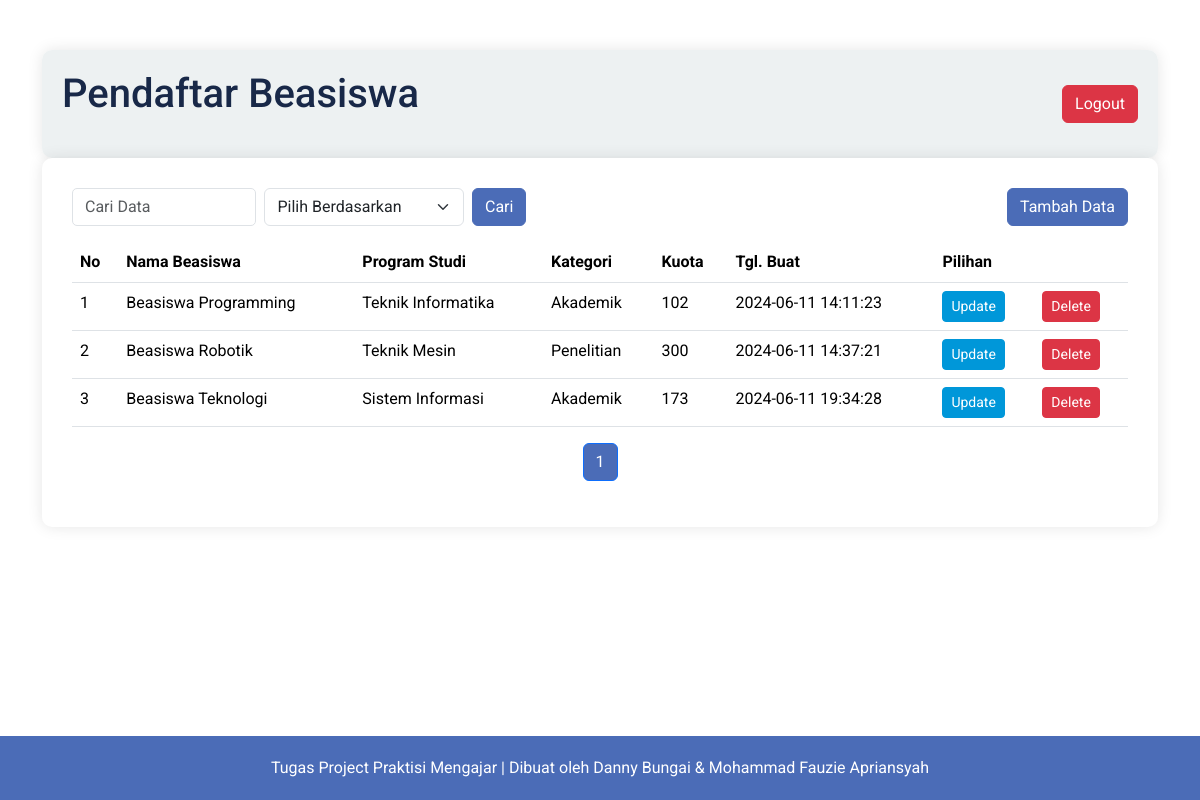
/index.php (signed in), run on the app's committed database.
### tables this page shows
CREATE TABLE `beasiswa` (
  `id_beasiswa` int(11) NOT NULL,
  `nama_beasiswa` varchar(255) NOT NULL,
  `id_program_studi` int(11) NOT NULL,
  `id_kategori` int(11) NOT NULL,
  `kuota` int(11) NOT NULL,
  `tanggal_tambah_data` datetime DEFAULT NULL,
  `tanggal_perbarui_data` datetime DEFAULT NULL,
  `tanggal_hapus_data` datetime DEFAULT NULL
);

CREATE TABLE `program_studi` (
  `id_program_studi` int(11) NOT NULL,
  `nama_program_studi` varchar(255) NOT NULL
);

CREATE TABLE `kategori` (
  `id_kategori` int(11) NOT NULL,
  `nama_kategori` varchar(255) NOT NULL
);

### index.php (the view, shortened to what this page needs)
<!doctype html>
<html lang="en">
<head>
    <link href="https://cdn.jsdelivr.net/npm/bootstrap@5.3.3/dist/css/bootstrap.min.css" rel="stylesheet">
</head>
<body>
    <div class="container">
        <div class="judul-container">
            <h1 class="text-center">Pendaftar Beasiswa</h1>
            <a id="logout-button" href="?logout=true" class="btn btn-danger">Logout</a>
        </div>
        <div class="pendaftar-container">
            <div class="row mb-3">
                <div class="d-flex justify-content-between">
                    <form action="" method="get" class="d-flex align-items-center">
                        <input class="form-control me-2" placeholder="Cari Data" name="search"/>
                        <select name="search_by" class="form-select me-2">
                            <option value="">Pilih Berdasarkan</option>
                        </select>
                        <button type="submit" class="btn btn-primary">Cari</button>
                    </form>
                    <a href="insert.php" class="ms-auto"><button class="btn btn-primary">Tambah Data</button></a>
                </div>
            </div>
            <table class="table">
                <thead>
                <tr>
                    <th>No</th>
                    <th>Nama Beasiswa</th>
                    <th>Program Studi</th>
                    <th>Kategori</th>
                    <th>Kuota</th>
                    <th>Tgl. Buat</th>
                    <th colspan="2">Pilihan</th>
                </tr>
                </thead>
                <tbody>
                <?php
                $db = new ConfigDB();
                $conn = $db->connect();
                $limit = 5;
                if (isset($_GET["page"])) {
                    $page  = $_GET["page"];
                } else {
                    $page = 1;
                }
                $start_from = ($page-1) * $limit;
                $query = "SELECT b.id_beasiswa, b.nama_beasiswa, ps.nama_program_studi, k.nama_kategori, b.kuota,
                                 b.tanggal_tambah_data
                          FROM beasiswa b
                          LEFT JOIN program_studi ps ON b.id_program_studi = ps.id_program_studi
                          LEFT JOIN kategori k ON b.id_kategori = k.id_kategori
                          WHERE b.tanggal_hapus_data IS NULL";
                $query .= " LIMIT $start_from, $limit";
                $result = $conn->query($query);
                $totalRows = $result->num_rows;
                if ($totalRows > 0) {
                    foreach ($result as $key => $row) {
                        echo "<tr>";
                        echo "<td>".($key + 1 + $start_from)."</td>";
                        echo "<td>".$row['nama_beasiswa']."</td>";
                        echo "<td>".$row['nama_program_studi']."</td>";
                        echo "<td>".$row['nama_kategori']."</td>";
                        echo "<td>".$row['kuota']."</td>";
                        echo "<td>".$row['tanggal_tambah_data']."</td>";
                        echo "<td><a class='btn btn-sm btn-info' href='update.php?id=$row[id_beasiswa]'>Update</a></td>";
                        echo "<td><a class='btn btn-sm btn-danger delete-button' href='index.php?delete=$row[id_beasiswa]'>Delete</a></td>";
                        echo "</tr>";
                    }
                } else {
                    echo "<tr><td colspan='12' class='text-center'>Tidak ada data</td></tr>";
                }
                $result_db = $conn->query("SELECT COUNT(id_beasiswa) FROM beasiswa WHERE tanggal_hapus_data IS NULL");
                $row_db = $result_db->fetch_row();
                $total_records = $row_db[0];
                $total_pages = ceil($total_records / $limit);
                ?>
                </tbody>
            </table>
            <nav aria-label="Page navigation example">
                <ul class="pagination justify-content-center">
                    <?php
                    $pagLink = "";
                    for ($i=1; $i<=$total_pages; $i++) {
                        if ($i == $page) {
                            $pagLink .= "<li class='page-item active'><a class='page-link' href='index.php?page=".$i."'>".$i."</a></li>";
                        } else {
                            $pagLink .= "<li class='page-item'><a class='page-link' href='index.php?page=".$i."'>".$i."</a></li>";
                        }
                    }
                    echo $pagLink;
                    ?>
                </ul>
            </nav>
        </div>
    </div>
    <footer class="mt-5">
        Tugas Project Praktisi Mengajar | Dibuat oleh Danny Bungai & Mohammad Fauzie Apriansyah
    </footer>
</body>
</html>

### index.php (style rules this page uses)
body { background: url('https://images.unsplash.com/photo-1523050854058-8df90110c9f1?ixlib=rb-1.2.1&auto=format&fit=crop&w=1950&q=80') no-repeat center center fixed; font-family: 'Roboto', sans-serif; display: flex; flex-direction: column; min-height: 100vh; }
.container { flex: 1; }
.judul-container { background-color: rgba(236, 240, 241, 0.9); color: #ffffff; padding: 20px; border-radius: 10px; box-shadow: 0 0 15px rgba(0, 0, 0, 0.1); margin-top: 50px; display: flex; justify-content: space-between; align-items: center; }
.pendaftar-container { padding: 30px; border-radius: 10px; box-shadow: 0 0 15px rgba(0, 0, 0, 0.1); background: #ffffff; }
h1 { margin-bottom: 20px; font-weight: 500; color: #182848; }
.form-control { border-radius: 5px; }
.btn-primary { background-color: #4b6cb7; border-color: #4b6cb7; }
.btn-info { color: #ffffff; background-color: #0097D9; border-color: #0097D9; }
.btn-danger { background-color: #dc3545; border-color: #dc3545; }
.pagination .page-link { color: #000000; background-color: #ffffff; }
.pagination .page-item.active .page-link { color: #ffffff; background-color: #4b6cb7; }
footer { background-color: #4b6cb7; color: #ffffff; padding: 20px; text-align: center; position: relative; width: 100%; }

### data on the page
beasiswa: start_from "1", nama_beasiswa "Beasiswa Programming", id_program_studi.nama_program_studi "Teknik Informatika", id_kategori.nama_kategori "Akademik", kuota "102", tanggal_tambah_data "2024-06-11 14:11:23"
beasiswa: start_from "2", nama_beasiswa "Beasiswa Robotik", id_program_studi.nama_program_studi "Teknik Mesin", id_kategori.nama_kategori "Penelitian", kuota "300", tanggal_tambah_data "2024-06-11 14:37:21"
beasiswa: start_from "3", nama_beasiswa "Beasiswa Teknologi", id_program_studi.nama_program_studi "Sistem Informasi", id_kategori.nama_kategori "Akademik", kuota "173", tanggal_tambah_data "2024-06-11 19:34:28"
